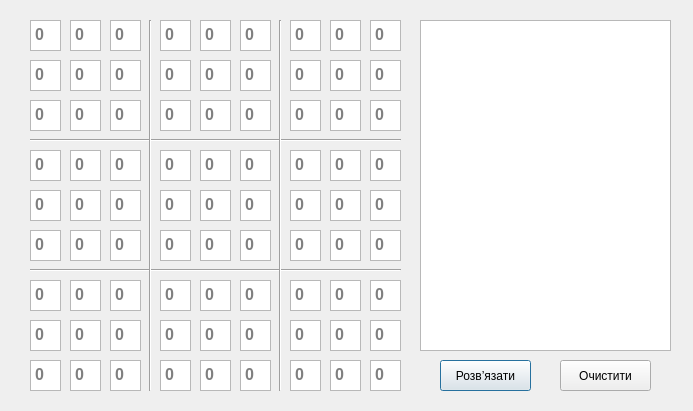
<?xml version="1.0" encoding="UTF-8"?>
<ui version="4.0">
 <class>Dialog</class>
 <widget class="QDialog" name="Dialog">
  <property name="geometry">
   <rect>
    <x>0</x>
    <y>0</y>
    <width>693</width>
    <height>411</height>
   </rect>
  </property>
  <property name="windowTitle">
   <string>Sudoku solver</string>
  </property>
  <widget class="QPushButton" name="btnSolve">
   <property name="geometry">
    <rect>
     <x>440</x>
     <y>360</y>
     <width>91</width>
     <height>31</height>
    </rect>
   </property>
   <property name="text">
    <string>Розв’язати</string>
   </property>
  </widget>
  <widget class="QPushButton" name="btnClear">
   <property name="geometry">
    <rect>
     <x>560</x>
     <y>360</y>
     <width>91</width>
     <height>31</height>
    </rect>
   </property>
   <property name="text">
    <string>Очистити</string>
   </property>
  </widget>
  <widget class="QTextEdit" name="textEdit_1">
   <property name="geometry">
    <rect>
     <x>30</x>
     <y>20</y>
     <width>31</width>
     <height>31</height>
    </rect>
   </property>
   <property name="font">
    <font>
     <pointsize>12</pointsize>
     <weight>75</weight>
     <bold>true</bold>
    </font>
   </property>
   <property name="autoFillBackground">
    <bool>false</bool>
   </property>
   <property name="autoFormatting">
    <set>QTextEdit::AutoNone</set>
   </property>
   <property name="placeholderText">
    <string>0</string>
   </property>
  </widget>
  <widget class="QTextEdit" name="textEdit_2">
   <property name="geometry">
    <rect>
     <x>70</x>
     <y>20</y>
     <width>31</width>
     <height>31</height>
    </rect>
   </property>
   <property name="font">
    <font>
     <pointsize>12</pointsize>
     <weight>75</weight>
     <bold>true</bold>
    </font>
   </property>
   <property name="placeholderText">
    <string>0</string>
   </property>
  </widget>
  <widget class="QTextEdit" name="textEdit_3">
   <property name="geometry">
    <rect>
     <x>110</x>
     <y>20</y>
     <width>31</width>
     <height>31</height>
    </rect>
   </property>
   <property name="font">
    <font>
     <pointsize>12</pointsize>
     <weight>75</weight>
     <bold>true</bold>
    </font>
   </property>
   <property name="placeholderText">
    <string>0</string>
   </property>
  </widget>
  <widget class="QTextEdit" name="textEdit_12">
   <property name="geometry">
    <rect>
     <x>110</x>
     <y>60</y>
     <width>31</width>
     <height>31</height>
    </rect>
   </property>
   <property name="font">
    <font>
     <pointsize>12</pointsize>
     <weight>75</weight>
     <bold>true</bold>
    </font>
   </property>
   <property name="placeholderText">
    <string>0</string>
   </property>
  </widget>
  <widget class="QTextEdit" name="textEdit_10">
   <property name="geometry">
    <rect>
     <x>30</x>
     <y>60</y>
     <width>31</width>
     <height>31</height>
    </rect>
   </property>
   <property name="font">
    <font>
     <pointsize>12</pointsize>
     <weight>75</weight>
     <bold>true</bold>
    </font>
   </property>
   <property name="placeholderText">
    <string>0</string>
   </property>
  </widget>
  <widget class="QTextEdit" name="textEdit_11">
   <property name="geometry">
    <rect>
     <x>70</x>
     <y>60</y>
     <width>31</width>
     <height>31</height>
    </rect>
   </property>
   <property name="font">
    <font>
     <pointsize>12</pointsize>
     <weight>75</weight>
     <bold>true</bold>
    </font>
   </property>
   <property name="placeholderText">
    <string>0</string>
   </property>
  </widget>
  <widget class="QTextEdit" name="textEdit_21">
   <property name="geometry">
    <rect>
     <x>110</x>
     <y>100</y>
     <width>31</width>
     <height>31</height>
    </rect>
   </property>
   <property name="font">
    <font>
     <pointsize>12</pointsize>
     <weight>75</weight>
     <bold>true</bold>
    </font>
   </property>
   <property name="placeholderText">
    <string>0</string>
   </property>
  </widget>
  <widget class="QTextEdit" name="textEdit_19">
   <property name="geometry">
    <rect>
     <x>30</x>
     <y>100</y>
     <width>31</width>
     <height>31</height>
    </rect>
   </property>
   <property name="font">
    <font>
     <pointsize>12</pointsize>
     <weight>75</weight>
     <bold>true</bold>
    </font>
   </property>
   <property name="placeholderText">
    <string>0</string>
   </property>
  </widget>
  <widget class="QTextEdit" name="textEdit_20">
   <property name="geometry">
    <rect>
     <x>70</x>
     <y>100</y>
     <width>31</width>
     <height>31</height>
    </rect>
   </property>
   <property name="font">
    <font>
     <pointsize>12</pointsize>
     <weight>75</weight>
     <bold>true</bold>
    </font>
   </property>
   <property name="placeholderText">
    <string>0</string>
   </property>
  </widget>
  <widget class="QTextEdit" name="textEdit_6">
   <property name="geometry">
    <rect>
     <x>240</x>
     <y>20</y>
     <width>31</width>
     <height>31</height>
    </rect>
   </property>
   <property name="font">
    <font>
     <pointsize>12</pointsize>
     <weight>75</weight>
     <bold>true</bold>
    </font>
   </property>
   <property name="placeholderText">
    <string>0</string>
   </property>
  </widget>
  <widget class="QTextEdit" name="textEdit_15">
   <property name="geometry">
    <rect>
     <x>240</x>
     <y>60</y>
     <width>31</width>
     <height>31</height>
    </rect>
   </property>
   <property name="font">
    <font>
     <pointsize>12</pointsize>
     <weight>75</weight>
     <bold>true</bold>
    </font>
   </property>
   <property name="placeholderText">
    <string>0</string>
   </property>
  </widget>
  <widget class="QTextEdit" name="textEdit_24">
   <property name="geometry">
    <rect>
     <x>240</x>
     <y>100</y>
     <width>31</width>
     <height>31</height>
    </rect>
   </property>
   <property name="font">
    <font>
     <pointsize>12</pointsize>
     <weight>75</weight>
     <bold>true</bold>
    </font>
   </property>
   <property name="placeholderText">
    <string>0</string>
   </property>
  </widget>
  <widget class="QTextEdit" name="textEdit_4">
   <property name="geometry">
    <rect>
     <x>160</x>
     <y>20</y>
     <width>31</width>
     <height>31</height>
    </rect>
   </property>
   <property name="font">
    <font>
     <pointsize>12</pointsize>
     <weight>75</weight>
     <bold>true</bold>
    </font>
   </property>
   <property name="placeholderText">
    <string>0</string>
   </property>
  </widget>
  <widget class="QTextEdit" name="textEdit_13">
   <property name="geometry">
    <rect>
     <x>160</x>
     <y>60</y>
     <width>31</width>
     <height>31</height>
    </rect>
   </property>
   <property name="font">
    <font>
     <pointsize>12</pointsize>
     <weight>75</weight>
     <bold>true</bold>
    </font>
   </property>
   <property name="placeholderText">
    <string>0</string>
   </property>
  </widget>
  <widget class="QTextEdit" name="textEdit_23">
   <property name="geometry">
    <rect>
     <x>200</x>
     <y>100</y>
     <width>31</width>
     <height>31</height>
    </rect>
   </property>
   <property name="font">
    <font>
     <pointsize>12</pointsize>
     <weight>75</weight>
     <bold>true</bold>
    </font>
   </property>
   <property name="placeholderText">
    <string>0</string>
   </property>
  </widget>
  <widget class="QTextEdit" name="textEdit_5">
   <property name="geometry">
    <rect>
     <x>200</x>
     <y>20</y>
     <width>31</width>
     <height>31</height>
    </rect>
   </property>
   <property name="font">
    <font>
     <pointsize>12</pointsize>
     <weight>75</weight>
     <bold>true</bold>
    </font>
   </property>
   <property name="placeholderText">
    <string>0</string>
   </property>
  </widget>
  <widget class="QTextEdit" name="textEdit_22">
   <property name="geometry">
    <rect>
     <x>160</x>
     <y>100</y>
     <width>31</width>
     <height>31</height>
    </rect>
   </property>
   <property name="font">
    <font>
     <pointsize>12</pointsize>
     <weight>75</weight>
     <bold>true</bold>
    </font>
   </property>
   <property name="placeholderText">
    <string>0</string>
   </property>
  </widget>
  <widget class="QTextEdit" name="textEdit_14">
   <property name="geometry">
    <rect>
     <x>200</x>
     <y>60</y>
     <width>31</width>
     <height>31</height>
    </rect>
   </property>
   <property name="font">
    <font>
     <pointsize>12</pointsize>
     <weight>75</weight>
     <bold>true</bold>
    </font>
   </property>
   <property name="placeholderText">
    <string>0</string>
   </property>
  </widget>
  <widget class="QTextEdit" name="textEdit_17">
   <property name="geometry">
    <rect>
     <x>330</x>
     <y>60</y>
     <width>31</width>
     <height>31</height>
    </rect>
   </property>
   <property name="font">
    <font>
     <pointsize>12</pointsize>
     <weight>75</weight>
     <bold>true</bold>
    </font>
   </property>
   <property name="placeholderText">
    <string>0</string>
   </property>
  </widget>
  <widget class="QTextEdit" name="textEdit_26">
   <property name="geometry">
    <rect>
     <x>330</x>
     <y>100</y>
     <width>31</width>
     <height>31</height>
    </rect>
   </property>
   <property name="font">
    <font>
     <pointsize>12</pointsize>
     <weight>75</weight>
     <bold>true</bold>
    </font>
   </property>
   <property name="placeholderText">
    <string>0</string>
   </property>
  </widget>
  <widget class="QTextEdit" name="textEdit_25">
   <property name="geometry">
    <rect>
     <x>290</x>
     <y>100</y>
     <width>31</width>
     <height>31</height>
    </rect>
   </property>
   <property name="font">
    <font>
     <pointsize>12</pointsize>
     <weight>75</weight>
     <bold>true</bold>
    </font>
   </property>
   <property name="placeholderText">
    <string>0</string>
   </property>
  </widget>
  <widget class="QTextEdit" name="textEdit_9">
   <property name="geometry">
    <rect>
     <x>370</x>
     <y>20</y>
     <width>31</width>
     <height>31</height>
    </rect>
   </property>
   <property name="font">
    <font>
     <pointsize>12</pointsize>
     <weight>75</weight>
     <bold>true</bold>
    </font>
   </property>
   <property name="placeholderText">
    <string>0</string>
   </property>
  </widget>
  <widget class="QTextEdit" name="textEdit_18">
   <property name="geometry">
    <rect>
     <x>370</x>
     <y>60</y>
     <width>31</width>
     <height>31</height>
    </rect>
   </property>
   <property name="font">
    <font>
     <pointsize>12</pointsize>
     <weight>75</weight>
     <bold>true</bold>
    </font>
   </property>
   <property name="placeholderText">
    <string>0</string>
   </property>
  </widget>
  <widget class="QTextEdit" name="textEdit_16">
   <property name="geometry">
    <rect>
     <x>290</x>
     <y>60</y>
     <width>31</width>
     <height>31</height>
    </rect>
   </property>
   <property name="font">
    <font>
     <pointsize>12</pointsize>
     <weight>75</weight>
     <bold>true</bold>
    </font>
   </property>
   <property name="placeholderText">
    <string>0</string>
   </property>
  </widget>
  <widget class="QTextEdit" name="textEdit_8">
   <property name="geometry">
    <rect>
     <x>330</x>
     <y>20</y>
     <width>31</width>
     <height>31</height>
    </rect>
   </property>
   <property name="font">
    <font>
     <pointsize>12</pointsize>
     <weight>75</weight>
     <bold>true</bold>
    </font>
   </property>
   <property name="placeholderText">
    <string>0</string>
   </property>
  </widget>
  <widget class="QTextEdit" name="textEdit_27">
   <property name="geometry">
    <rect>
     <x>370</x>
     <y>100</y>
     <width>31</width>
     <height>31</height>
    </rect>
   </property>
   <property name="font">
    <font>
     <pointsize>12</pointsize>
     <weight>75</weight>
     <bold>true</bold>
    </font>
   </property>
   <property name="placeholderText">
    <string>0</string>
   </property>
  </widget>
  <widget class="QTextEdit" name="textEdit_7">
   <property name="geometry">
    <rect>
     <x>290</x>
     <y>20</y>
     <width>31</width>
     <height>31</height>
    </rect>
   </property>
   <property name="font">
    <font>
     <pointsize>12</pointsize>
     <weight>75</weight>
     <bold>true</bold>
    </font>
   </property>
   <property name="placeholderText">
    <string>0</string>
   </property>
  </widget>
  <widget class="QTextEdit" name="textEdit_54">
   <property name="geometry">
    <rect>
     <x>370</x>
     <y>230</y>
     <width>31</width>
     <height>31</height>
    </rect>
   </property>
   <property name="font">
    <font>
     <pointsize>12</pointsize>
     <weight>75</weight>
     <bold>true</bold>
    </font>
   </property>
   <property name="placeholderText">
    <string>0</string>
   </property>
  </widget>
  <widget class="QTextEdit" name="textEdit_33">
   <property name="geometry">
    <rect>
     <x>240</x>
     <y>150</y>
     <width>31</width>
     <height>31</height>
    </rect>
   </property>
   <property name="font">
    <font>
     <pointsize>12</pointsize>
     <weight>75</weight>
     <bold>true</bold>
    </font>
   </property>
   <property name="placeholderText">
    <string>0</string>
   </property>
  </widget>
  <widget class="QTextEdit" name="textEdit_45">
   <property name="geometry">
    <rect>
     <x>370</x>
     <y>190</y>
     <width>31</width>
     <height>31</height>
    </rect>
   </property>
   <property name="font">
    <font>
     <pointsize>12</pointsize>
     <weight>75</weight>
     <bold>true</bold>
    </font>
   </property>
   <property name="placeholderText">
    <string>0</string>
   </property>
  </widget>
  <widget class="QTextEdit" name="textEdit_30">
   <property name="geometry">
    <rect>
     <x>110</x>
     <y>150</y>
     <width>31</width>
     <height>31</height>
    </rect>
   </property>
   <property name="font">
    <font>
     <pointsize>12</pointsize>
     <weight>75</weight>
     <bold>true</bold>
    </font>
   </property>
   <property name="placeholderText">
    <string>0</string>
   </property>
  </widget>
  <widget class="QTextEdit" name="textEdit_42">
   <property name="geometry">
    <rect>
     <x>240</x>
     <y>190</y>
     <width>31</width>
     <height>31</height>
    </rect>
   </property>
   <property name="font">
    <font>
     <pointsize>12</pointsize>
     <weight>75</weight>
     <bold>true</bold>
    </font>
   </property>
   <property name="placeholderText">
    <string>0</string>
   </property>
  </widget>
  <widget class="QTextEdit" name="textEdit_32">
   <property name="geometry">
    <rect>
     <x>200</x>
     <y>150</y>
     <width>31</width>
     <height>31</height>
    </rect>
   </property>
   <property name="font">
    <font>
     <pointsize>12</pointsize>
     <weight>75</weight>
     <bold>true</bold>
    </font>
   </property>
   <property name="placeholderText">
    <string>0</string>
   </property>
  </widget>
  <widget class="QTextEdit" name="textEdit_36">
   <property name="geometry">
    <rect>
     <x>370</x>
     <y>150</y>
     <width>31</width>
     <height>31</height>
    </rect>
   </property>
   <property name="font">
    <font>
     <pointsize>12</pointsize>
     <weight>75</weight>
     <bold>true</bold>
    </font>
   </property>
   <property name="placeholderText">
    <string>0</string>
   </property>
  </widget>
  <widget class="QTextEdit" name="textEdit_44">
   <property name="geometry">
    <rect>
     <x>330</x>
     <y>190</y>
     <width>31</width>
     <height>31</height>
    </rect>
   </property>
   <property name="font">
    <font>
     <pointsize>12</pointsize>
     <weight>75</weight>
     <bold>true</bold>
    </font>
   </property>
   <property name="placeholderText">
    <string>0</string>
   </property>
  </widget>
  <widget class="QTextEdit" name="textEdit_38">
   <property name="geometry">
    <rect>
     <x>70</x>
     <y>190</y>
     <width>31</width>
     <height>31</height>
    </rect>
   </property>
   <property name="font">
    <font>
     <pointsize>12</pointsize>
     <weight>75</weight>
     <bold>true</bold>
    </font>
   </property>
   <property name="placeholderText">
    <string>0</string>
   </property>
  </widget>
  <widget class="QTextEdit" name="textEdit_41">
   <property name="geometry">
    <rect>
     <x>200</x>
     <y>190</y>
     <width>31</width>
     <height>31</height>
    </rect>
   </property>
   <property name="font">
    <font>
     <pointsize>12</pointsize>
     <weight>75</weight>
     <bold>true</bold>
    </font>
   </property>
   <property name="placeholderText">
    <string>0</string>
   </property>
  </widget>
  <widget class="QTextEdit" name="textEdit_51">
   <property name="geometry">
    <rect>
     <x>240</x>
     <y>230</y>
     <width>31</width>
     <height>31</height>
    </rect>
   </property>
   <property name="font">
    <font>
     <pointsize>12</pointsize>
     <weight>75</weight>
     <bold>true</bold>
    </font>
   </property>
   <property name="placeholderText">
    <string>0</string>
   </property>
  </widget>
  <widget class="QTextEdit" name="textEdit_47">
   <property name="geometry">
    <rect>
     <x>70</x>
     <y>230</y>
     <width>31</width>
     <height>31</height>
    </rect>
   </property>
   <property name="font">
    <font>
     <pointsize>12</pointsize>
     <weight>75</weight>
     <bold>true</bold>
    </font>
   </property>
   <property name="placeholderText">
    <string>0</string>
   </property>
  </widget>
  <widget class="QTextEdit" name="textEdit_48">
   <property name="geometry">
    <rect>
     <x>110</x>
     <y>230</y>
     <width>31</width>
     <height>31</height>
    </rect>
   </property>
   <property name="font">
    <font>
     <pointsize>12</pointsize>
     <weight>75</weight>
     <bold>true</bold>
    </font>
   </property>
   <property name="placeholderText">
    <string>0</string>
   </property>
  </widget>
  <widget class="QTextEdit" name="textEdit_53">
   <property name="geometry">
    <rect>
     <x>330</x>
     <y>230</y>
     <width>31</width>
     <height>31</height>
    </rect>
   </property>
   <property name="font">
    <font>
     <pointsize>12</pointsize>
     <weight>75</weight>
     <bold>true</bold>
    </font>
   </property>
   <property name="placeholderText">
    <string>0</string>
   </property>
  </widget>
  <widget class="QTextEdit" name="textEdit_31">
   <property name="geometry">
    <rect>
     <x>160</x>
     <y>150</y>
     <width>31</width>
     <height>31</height>
    </rect>
   </property>
   <property name="font">
    <font>
     <pointsize>12</pointsize>
     <weight>75</weight>
     <bold>true</bold>
    </font>
   </property>
   <property name="placeholderText">
    <string>0</string>
   </property>
  </widget>
  <widget class="QTextEdit" name="textEdit_52">
   <property name="geometry">
    <rect>
     <x>290</x>
     <y>230</y>
     <width>31</width>
     <height>31</height>
    </rect>
   </property>
   <property name="font">
    <font>
     <pointsize>12</pointsize>
     <weight>75</weight>
     <bold>true</bold>
    </font>
   </property>
   <property name="placeholderText">
    <string>0</string>
   </property>
  </widget>
  <widget class="QTextEdit" name="textEdit_35">
   <property name="geometry">
    <rect>
     <x>330</x>
     <y>150</y>
     <width>31</width>
     <height>31</height>
    </rect>
   </property>
   <property name="font">
    <font>
     <pointsize>12</pointsize>
     <weight>75</weight>
     <bold>true</bold>
    </font>
   </property>
   <property name="placeholderText">
    <string>0</string>
   </property>
  </widget>
  <widget class="QTextEdit" name="textEdit_34">
   <property name="geometry">
    <rect>
     <x>290</x>
     <y>150</y>
     <width>31</width>
     <height>31</height>
    </rect>
   </property>
   <property name="font">
    <font>
     <pointsize>12</pointsize>
     <weight>75</weight>
     <bold>true</bold>
    </font>
   </property>
   <property name="placeholderText">
    <string>0</string>
   </property>
  </widget>
  <widget class="QTextEdit" name="textEdit_40">
   <property name="geometry">
    <rect>
     <x>160</x>
     <y>190</y>
     <width>31</width>
     <height>31</height>
    </rect>
   </property>
   <property name="font">
    <font>
     <pointsize>12</pointsize>
     <weight>75</weight>
     <bold>true</bold>
    </font>
   </property>
   <property name="placeholderText">
    <string>0</string>
   </property>
  </widget>
  <widget class="QTextEdit" name="textEdit_28">
   <property name="geometry">
    <rect>
     <x>30</x>
     <y>150</y>
     <width>31</width>
     <height>31</height>
    </rect>
   </property>
   <property name="font">
    <font>
     <pointsize>12</pointsize>
     <weight>75</weight>
     <bold>true</bold>
    </font>
   </property>
   <property name="placeholderText">
    <string>0</string>
   </property>
  </widget>
  <widget class="QTextEdit" name="textEdit_50">
   <property name="geometry">
    <rect>
     <x>200</x>
     <y>230</y>
     <width>31</width>
     <height>31</height>
    </rect>
   </property>
   <property name="font">
    <font>
     <pointsize>12</pointsize>
     <weight>75</weight>
     <bold>true</bold>
    </font>
   </property>
   <property name="placeholderText">
    <string>0</string>
   </property>
  </widget>
  <widget class="QTextEdit" name="textEdit_46">
   <property name="geometry">
    <rect>
     <x>30</x>
     <y>230</y>
     <width>31</width>
     <height>31</height>
    </rect>
   </property>
   <property name="font">
    <font>
     <pointsize>12</pointsize>
     <weight>75</weight>
     <bold>true</bold>
    </font>
   </property>
   <property name="placeholderText">
    <string>0</string>
   </property>
  </widget>
  <widget class="QTextEdit" name="textEdit_39">
   <property name="geometry">
    <rect>
     <x>110</x>
     <y>190</y>
     <width>31</width>
     <height>31</height>
    </rect>
   </property>
   <property name="font">
    <font>
     <pointsize>12</pointsize>
     <weight>75</weight>
     <bold>true</bold>
    </font>
   </property>
   <property name="placeholderText">
    <string>0</string>
   </property>
  </widget>
  <widget class="QTextEdit" name="textEdit_49">
   <property name="geometry">
    <rect>
     <x>160</x>
     <y>230</y>
     <width>31</width>
     <height>31</height>
    </rect>
   </property>
   <property name="font">
    <font>
     <pointsize>12</pointsize>
     <weight>75</weight>
     <bold>true</bold>
    </font>
   </property>
   <property name="placeholderText">
    <string>0</string>
   </property>
  </widget>
  <widget class="QTextEdit" name="textEdit_37">
   <property name="geometry">
    <rect>
     <x>30</x>
     <y>190</y>
     <width>31</width>
     <height>31</height>
    </rect>
   </property>
   <property name="font">
    <font>
     <pointsize>12</pointsize>
     <weight>75</weight>
     <bold>true</bold>
    </font>
   </property>
   <property name="placeholderText">
    <string>0</string>
   </property>
  </widget>
  <widget class="QTextEdit" name="textEdit_43">
   <property name="geometry">
    <rect>
     <x>290</x>
     <y>190</y>
     <width>31</width>
     <height>31</height>
    </rect>
   </property>
   <property name="font">
    <font>
     <pointsize>12</pointsize>
     <weight>75</weight>
     <bold>true</bold>
    </font>
   </property>
   <property name="placeholderText">
    <string>0</string>
   </property>
  </widget>
  <widget class="QTextEdit" name="textEdit_29">
   <property name="geometry">
    <rect>
     <x>70</x>
     <y>150</y>
     <width>31</width>
     <height>31</height>
    </rect>
   </property>
   <property name="font">
    <font>
     <pointsize>12</pointsize>
     <weight>75</weight>
     <bold>true</bold>
    </font>
   </property>
   <property name="placeholderText">
    <string>0</string>
   </property>
  </widget>
  <widget class="QTextEdit" name="textEdit_77">
   <property name="geometry">
    <rect>
     <x>200</x>
     <y>360</y>
     <width>31</width>
     <height>31</height>
    </rect>
   </property>
   <property name="font">
    <font>
     <pointsize>12</pointsize>
     <weight>75</weight>
     <bold>true</bold>
    </font>
   </property>
   <property name="placeholderText">
    <string>0</string>
   </property>
  </widget>
  <widget class="QTextEdit" name="textEdit_57">
   <property name="geometry">
    <rect>
     <x>110</x>
     <y>280</y>
     <width>31</width>
     <height>31</height>
    </rect>
   </property>
   <property name="font">
    <font>
     <pointsize>12</pointsize>
     <weight>75</weight>
     <bold>true</bold>
    </font>
   </property>
   <property name="placeholderText">
    <string>0</string>
   </property>
  </widget>
  <widget class="QTextEdit" name="textEdit_73">
   <property name="geometry">
    <rect>
     <x>30</x>
     <y>360</y>
     <width>31</width>
     <height>31</height>
    </rect>
   </property>
   <property name="font">
    <font>
     <pointsize>12</pointsize>
     <weight>75</weight>
     <bold>true</bold>
    </font>
   </property>
   <property name="placeholderText">
    <string>0</string>
   </property>
  </widget>
  <widget class="QTextEdit" name="textEdit_81">
   <property name="geometry">
    <rect>
     <x>370</x>
     <y>360</y>
     <width>31</width>
     <height>31</height>
    </rect>
   </property>
   <property name="font">
    <font>
     <pointsize>12</pointsize>
     <weight>75</weight>
     <bold>true</bold>
    </font>
   </property>
   <property name="placeholderText">
    <string>0</string>
   </property>
  </widget>
  <widget class="QTextEdit" name="textEdit_64">
   <property name="geometry">
    <rect>
     <x>30</x>
     <y>320</y>
     <width>31</width>
     <height>31</height>
    </rect>
   </property>
   <property name="font">
    <font>
     <pointsize>12</pointsize>
     <weight>75</weight>
     <bold>true</bold>
    </font>
   </property>
   <property name="placeholderText">
    <string>0</string>
   </property>
  </widget>
  <widget class="QTextEdit" name="textEdit_58">
   <property name="geometry">
    <rect>
     <x>160</x>
     <y>280</y>
     <width>31</width>
     <height>31</height>
    </rect>
   </property>
   <property name="font">
    <font>
     <pointsize>12</pointsize>
     <weight>75</weight>
     <bold>true</bold>
    </font>
   </property>
   <property name="placeholderText">
    <string>0</string>
   </property>
  </widget>
  <widget class="QTextEdit" name="textEdit_76">
   <property name="geometry">
    <rect>
     <x>160</x>
     <y>360</y>
     <width>31</width>
     <height>31</height>
    </rect>
   </property>
   <property name="font">
    <font>
     <pointsize>12</pointsize>
     <weight>75</weight>
     <bold>true</bold>
    </font>
   </property>
   <property name="placeholderText">
    <string>0</string>
   </property>
  </widget>
  <widget class="QTextEdit" name="textEdit_66">
   <property name="geometry">
    <rect>
     <x>110</x>
     <y>320</y>
     <width>31</width>
     <height>31</height>
    </rect>
   </property>
   <property name="font">
    <font>
     <pointsize>12</pointsize>
     <weight>75</weight>
     <bold>true</bold>
    </font>
   </property>
   <property name="placeholderText">
    <string>0</string>
   </property>
  </widget>
  <widget class="QTextEdit" name="textEdit_68">
   <property name="geometry">
    <rect>
     <x>200</x>
     <y>320</y>
     <width>31</width>
     <height>31</height>
    </rect>
   </property>
   <property name="font">
    <font>
     <pointsize>12</pointsize>
     <weight>75</weight>
     <bold>true</bold>
    </font>
   </property>
   <property name="placeholderText">
    <string>0</string>
   </property>
  </widget>
  <widget class="QTextEdit" name="textEdit_75">
   <property name="geometry">
    <rect>
     <x>110</x>
     <y>360</y>
     <width>31</width>
     <height>31</height>
    </rect>
   </property>
   <property name="font">
    <font>
     <pointsize>12</pointsize>
     <weight>75</weight>
     <bold>true</bold>
    </font>
   </property>
   <property name="placeholderText">
    <string>0</string>
   </property>
  </widget>
  <widget class="QTextEdit" name="textEdit_63">
   <property name="geometry">
    <rect>
     <x>370</x>
     <y>280</y>
     <width>31</width>
     <height>31</height>
    </rect>
   </property>
   <property name="font">
    <font>
     <pointsize>12</pointsize>
     <weight>75</weight>
     <bold>true</bold>
    </font>
   </property>
   <property name="placeholderText">
    <string>0</string>
   </property>
  </widget>
  <widget class="QTextEdit" name="textEdit_67">
   <property name="geometry">
    <rect>
     <x>160</x>
     <y>320</y>
     <width>31</width>
     <height>31</height>
    </rect>
   </property>
   <property name="font">
    <font>
     <pointsize>12</pointsize>
     <weight>75</weight>
     <bold>true</bold>
    </font>
   </property>
   <property name="placeholderText">
    <string>0</string>
   </property>
  </widget>
  <widget class="QTextEdit" name="textEdit_60">
   <property name="geometry">
    <rect>
     <x>240</x>
     <y>280</y>
     <width>31</width>
     <height>31</height>
    </rect>
   </property>
   <property name="font">
    <font>
     <pointsize>12</pointsize>
     <weight>75</weight>
     <bold>true</bold>
    </font>
   </property>
   <property name="placeholderText">
    <string>0</string>
   </property>
  </widget>
  <widget class="QTextEdit" name="textEdit_62">
   <property name="geometry">
    <rect>
     <x>330</x>
     <y>280</y>
     <width>31</width>
     <height>31</height>
    </rect>
   </property>
   <property name="font">
    <font>
     <pointsize>12</pointsize>
     <weight>75</weight>
     <bold>true</bold>
    </font>
   </property>
   <property name="placeholderText">
    <string>0</string>
   </property>
  </widget>
  <widget class="QTextEdit" name="textEdit_80">
   <property name="geometry">
    <rect>
     <x>330</x>
     <y>360</y>
     <width>31</width>
     <height>31</height>
    </rect>
   </property>
   <property name="font">
    <font>
     <pointsize>12</pointsize>
     <weight>75</weight>
     <bold>true</bold>
    </font>
   </property>
   <property name="placeholderText">
    <string>0</string>
   </property>
  </widget>
  <widget class="QTextEdit" name="textEdit_56">
   <property name="geometry">
    <rect>
     <x>70</x>
     <y>280</y>
     <width>31</width>
     <height>31</height>
    </rect>
   </property>
   <property name="font">
    <font>
     <pointsize>12</pointsize>
     <weight>75</weight>
     <bold>true</bold>
    </font>
   </property>
   <property name="placeholderText">
    <string>0</string>
   </property>
  </widget>
  <widget class="QTextEdit" name="textEdit_74">
   <property name="geometry">
    <rect>
     <x>70</x>
     <y>360</y>
     <width>31</width>
     <height>31</height>
    </rect>
   </property>
   <property name="font">
    <font>
     <pointsize>12</pointsize>
     <weight>75</weight>
     <bold>true</bold>
    </font>
   </property>
   <property name="placeholderText">
    <string>0</string>
   </property>
  </widget>
  <widget class="QTextEdit" name="textEdit_72">
   <property name="geometry">
    <rect>
     <x>370</x>
     <y>320</y>
     <width>31</width>
     <height>31</height>
    </rect>
   </property>
   <property name="font">
    <font>
     <pointsize>12</pointsize>
     <weight>75</weight>
     <bold>true</bold>
    </font>
   </property>
   <property name="placeholderText">
    <string>0</string>
   </property>
  </widget>
  <widget class="QTextEdit" name="textEdit_65">
   <property name="geometry">
    <rect>
     <x>70</x>
     <y>320</y>
     <width>31</width>
     <height>31</height>
    </rect>
   </property>
   <property name="font">
    <font>
     <pointsize>12</pointsize>
     <weight>75</weight>
     <bold>true</bold>
    </font>
   </property>
   <property name="placeholderText">
    <string>0</string>
   </property>
  </widget>
  <widget class="QTextEdit" name="textEdit_55">
   <property name="geometry">
    <rect>
     <x>30</x>
     <y>280</y>
     <width>31</width>
     <height>31</height>
    </rect>
   </property>
   <property name="font">
    <font>
     <pointsize>12</pointsize>
     <weight>75</weight>
     <bold>true</bold>
    </font>
   </property>
   <property name="placeholderText">
    <string>0</string>
   </property>
  </widget>
  <widget class="QTextEdit" name="textEdit_69">
   <property name="geometry">
    <rect>
     <x>240</x>
     <y>320</y>
     <width>31</width>
     <height>31</height>
    </rect>
   </property>
   <property name="font">
    <font>
     <pointsize>12</pointsize>
     <weight>75</weight>
     <bold>true</bold>
    </font>
   </property>
   <property name="placeholderText">
    <string>0</string>
   </property>
  </widget>
  <widget class="QTextEdit" name="textEdit_70">
   <property name="geometry">
    <rect>
     <x>290</x>
     <y>320</y>
     <width>31</width>
     <height>31</height>
    </rect>
   </property>
   <property name="font">
    <font>
     <pointsize>12</pointsize>
     <weight>75</weight>
     <bold>true</bold>
    </font>
   </property>
   <property name="placeholderText">
    <string>0</string>
   </property>
  </widget>
  <widget class="QTextEdit" name="textEdit_78">
   <property name="geometry">
    <rect>
     <x>240</x>
     <y>360</y>
     <width>31</width>
     <height>31</height>
    </rect>
   </property>
   <property name="font">
    <font>
     <pointsize>12</pointsize>
     <weight>75</weight>
     <bold>true</bold>
    </font>
   </property>
   <property name="placeholderText">
    <string>0</string>
   </property>
  </widget>
  <widget class="QTextEdit" name="textEdit_79">
   <property name="geometry">
    <rect>
     <x>290</x>
     <y>360</y>
     <width>31</width>
     <height>31</height>
    </rect>
   </property>
   <property name="font">
    <font>
     <pointsize>12</pointsize>
     <weight>75</weight>
     <bold>true</bold>
    </font>
   </property>
   <property name="placeholderText">
    <string>0</string>
   </property>
  </widget>
  <widget class="QTextEdit" name="textEdit_61">
   <property name="geometry">
    <rect>
     <x>290</x>
     <y>280</y>
     <width>31</width>
     <height>31</height>
    </rect>
   </property>
   <property name="font">
    <font>
     <pointsize>12</pointsize>
     <weight>75</weight>
     <bold>true</bold>
    </font>
   </property>
   <property name="placeholderText">
    <string>0</string>
   </property>
  </widget>
  <widget class="QTextEdit" name="textEdit_71">
   <property name="geometry">
    <rect>
     <x>330</x>
     <y>320</y>
     <width>31</width>
     <height>31</height>
    </rect>
   </property>
   <property name="font">
    <font>
     <pointsize>12</pointsize>
     <weight>75</weight>
     <bold>true</bold>
    </font>
   </property>
   <property name="placeholderText">
    <string>0</string>
   </property>
  </widget>
  <widget class="QTextEdit" name="textEdit_59">
   <property name="geometry">
    <rect>
     <x>200</x>
     <y>280</y>
     <width>31</width>
     <height>31</height>
    </rect>
   </property>
   <property name="font">
    <font>
     <pointsize>12</pointsize>
     <weight>75</weight>
     <bold>true</bold>
    </font>
   </property>
   <property name="placeholderText">
    <string>0</string>
   </property>
  </widget>
  <widget class="Line" name="line">
   <property name="geometry">
    <rect>
     <x>30</x>
     <y>130</y>
     <width>371</width>
     <height>20</height>
    </rect>
   </property>
   <property name="orientation">
    <enum>Qt::Horizontal</enum>
   </property>
  </widget>
  <widget class="Line" name="line_2">
   <property name="geometry">
    <rect>
     <x>30</x>
     <y>260</y>
     <width>371</width>
     <height>20</height>
    </rect>
   </property>
   <property name="orientation">
    <enum>Qt::Horizontal</enum>
   </property>
  </widget>
  <widget class="Line" name="line_4">
   <property name="geometry">
    <rect>
     <x>270</x>
     <y>20</y>
     <width>20</width>
     <height>371</height>
    </rect>
   </property>
   <property name="orientation">
    <enum>Qt::Vertical</enum>
   </property>
  </widget>
  <widget class="Line" name="line_5">
   <property name="geometry">
    <rect>
     <x>140</x>
     <y>20</y>
     <width>20</width>
     <height>371</height>
    </rect>
   </property>
   <property name="orientation">
    <enum>Qt::Vertical</enum>
   </property>
  </widget>
  <widget class="QTextBrowser" name="textBrowser">
   <property name="geometry">
    <rect>
     <x>420</x>
     <y>20</y>
     <width>251</width>
     <height>331</height>
    </rect>
   </property>
  </widget>
 </widget>
 <resources/>
 <connections/>
</ui>
